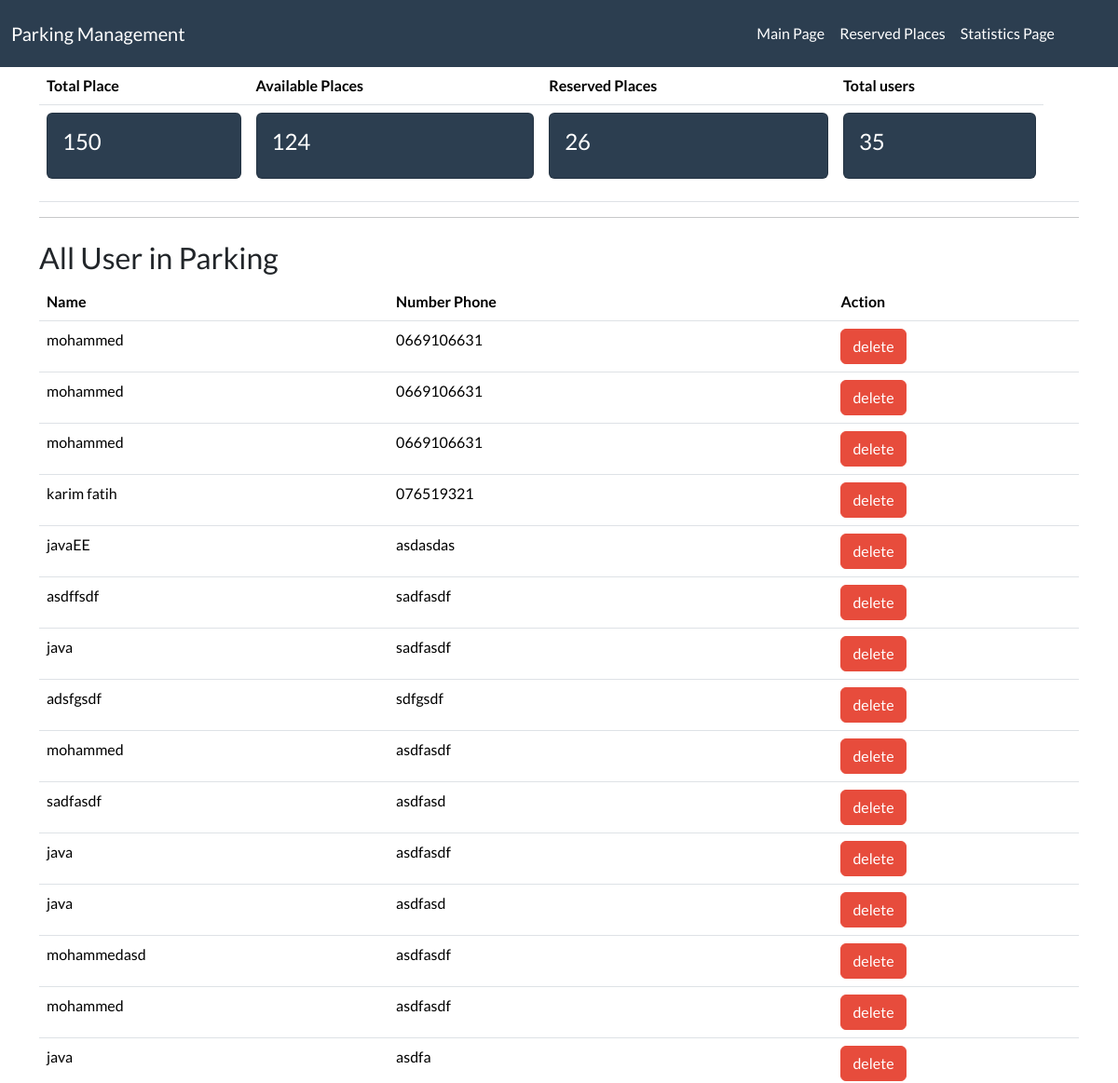
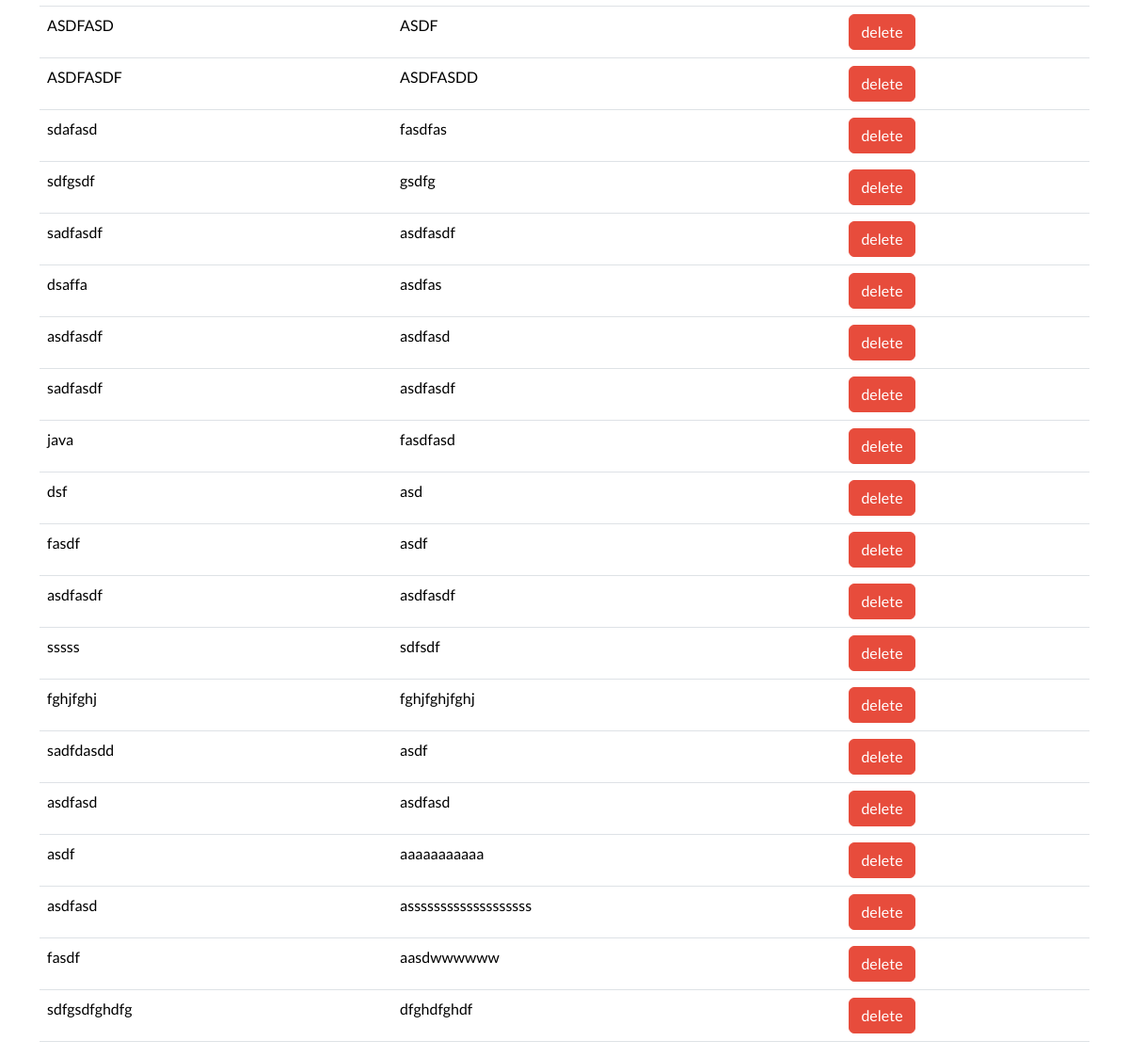
/Statistics/, run on an earlier commit of the app's database (2 pictures, top to bottom).
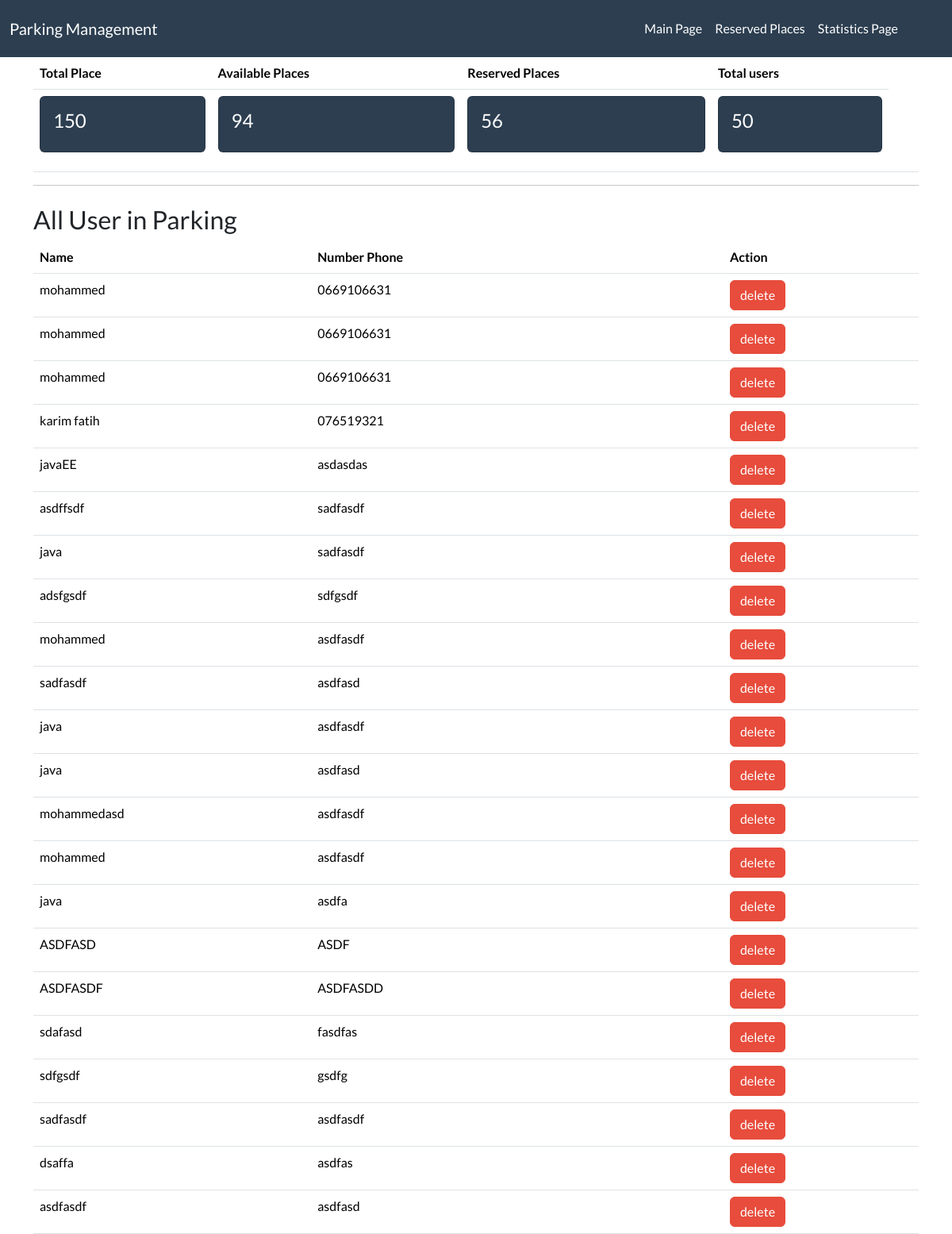
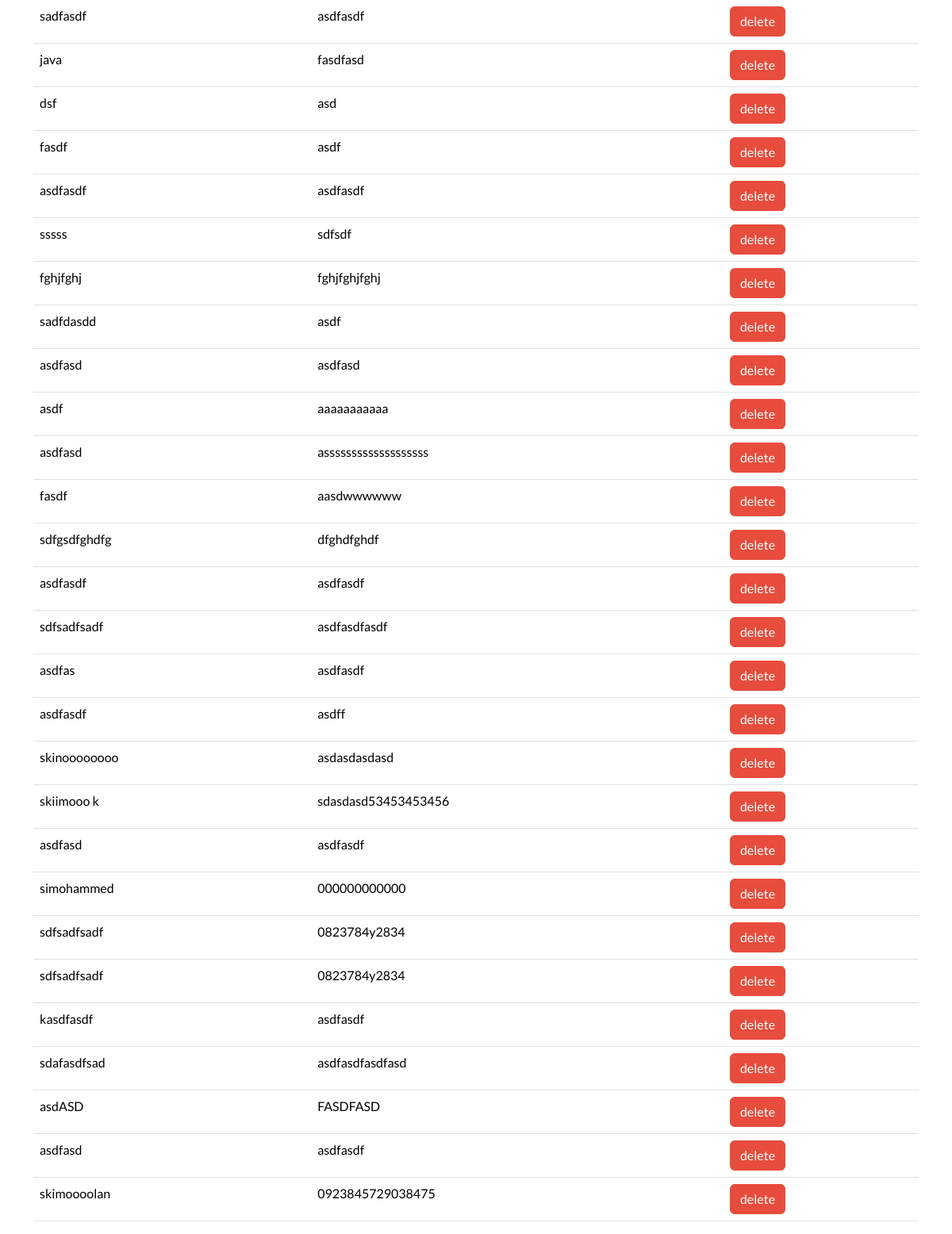
And on a later commit of the database (2 pictures, top to bottom).
### parking_app/models.py (models this page shows)
class User(models.Model):
    name = models.CharField(max_length=100)
    phone_number = models.CharField(max_length=15)

### parking_app/views.py (the view)
# urls.py: path('Statistics/', static_page, name='static_page'),
def static_page(request):
    total_places = ParkingPlace.objects.count()
    available_places = ParkingPlace.objects.filter(is_available=True).count()
    reserved_places = ParkingPlace.objects.filter(is_available=False).count()
    reserved_places_ = ParkingPlace.objects.filter(is_available=False)
    users = User.objects.all
    total_users = User.objects.count()
    return render(request, 'static_page.html', {
        'total_places': total_places,
        'available_places': available_places,
        'reserved_places': reserved_places,
        'total_users': total_users,
        "users":users
    })

### parking_app/templates/static_page.html (shortened to what this page needs)
{% extends 'base.html' %}
{% block content %}
  <div class="container">
    <table class="table">
      <thead>
        <tr>
          <th>Total Place</th>
          <th>Available Places</th>
          <th>Reserved Places</th>
          <th>Total users</th>
        </tr>
      </thead>
     <tbody>
          <tr>
            <td>
              <div class="card text-white bg-primary mb-3" >
                <div class="card-body">
                  <h4 class="card-title">{{ total_places }}</h4>
                </div>
              </div>
            </td>
            <td>
              <div class="card text-white bg-primary mb-3" >
                <div class="card-body">
                  <h4 class="card-title">{{ available_places }}</h4>
                </div>
              </div>
            </td>
            <td>
              <div class="card text-white bg-primary mb-3" >
                <div class="card-body">
                  <h4 class="card-title">{{ reserved_places }}</h4>
                </div>
              </div>
            </td>
            <td>
              <div class="card text-white bg-primary mb-3" >
                <div class="card-body">
                  <h4 class="card-title">{{ total_users }}</h4>
                </div>
              </div>
            </td>
            <td>
          </tr>
      </tbody>
    </table>
    <hr>
    <h3 class="mt-4">All User in Parking</h3>
    <table class="table">
      <thead>
        <tr>
          <th>Name</th>
          <th>Number Phone</th>
          <th>Action</tr>
      </thead>
     <tbody>
        {% for user in users %}
          <tr>
            <td>{{ user.name }}</td>
            <td>{{ user.phone_number }}</td>
            <td>
              <a href="{% url 'delete_user' user.id %}" class="btn btn-danger">delete</a>
            </td>
          </tr>
        {% endfor %}
      </tbody>
    </table>
  </div>
{% endblock %}

### parking_app/templates/base.html (shortened to what this page needs)
{% load static %}
<!DOCTYPE html>
<html lang="en">
<head>
    <link rel="stylesheet" href="{% static 'bootstrap.css'%}">
</head>
<body>
    <nav class="navbar navbar-expand-lg bg-primary" data-bs-theme="dark">
        <div class="container-fluid">
          <a class="navbar-brand" href="{% url 'main' %}">Parking Management</a>
          <div class="collapse navbar-collapse " id="navbarColor01">
            <ul class="navbar-nav ms-auto me-5">
              <li class="nav-item">
                <a class="nav-link " href="{% url 'main' %}">Main Page
                </a>
              </li>
              <li class="nav-item">
                <a class="nav-link" href="{% url 'reserved_places' %}">Reserved Places</a>
              </li>
              <li class="nav-item">
                <a class="nav-link" href="{% url 'static_page' %}">Statistics Page</a>
              </li>
            </ul>
          </div>
        </div>
      </nav>
      <div>
        {% block content %}{% endblock %}
    </div>
</body>
</html>

What changed in the data, as far as the page shows it:
added User: name "asdfasdf", phone_number "asdfasdf"
added User: name "sdfsadfsadf", phone_number "asdfasdfasdf"
added User: name "asdfas", phone_number "asdfasdf"
added User: name "asdfasdf", phone_number "asdff"
added User: name "skinoooooooo", phone_number "asdasdasdasd"
added User: name "skiimooo k", phone_number "sdasdasd53453453456"
added User: name "asdfasd", phone_number "asdfasdf"
added User: name "simohammed", phone_number "000000000000"
added User: name "sdfsadfsadf", phone_number "0823784y2834"
added User: name "sdfsadfsadf", phone_number "0823784y2834"
added User: name "kasdfasdf", phone_number "asdfasdf"
added User: name "sdafasdfsad", phone_number "asdfasdfasdfasd"
added User: name "asdASD", phone_number "FASDFASD"
added User: name "asdfasd", phone_number "asdfasdf"
added User: name "skimoooolan", phone_number "0923845729038475"
Also different on the page:
{{ available_places }}: "124" → "94"
{{ reserved_places }}: "26" → "56"
{{ total_users }}: "35" → "50"
